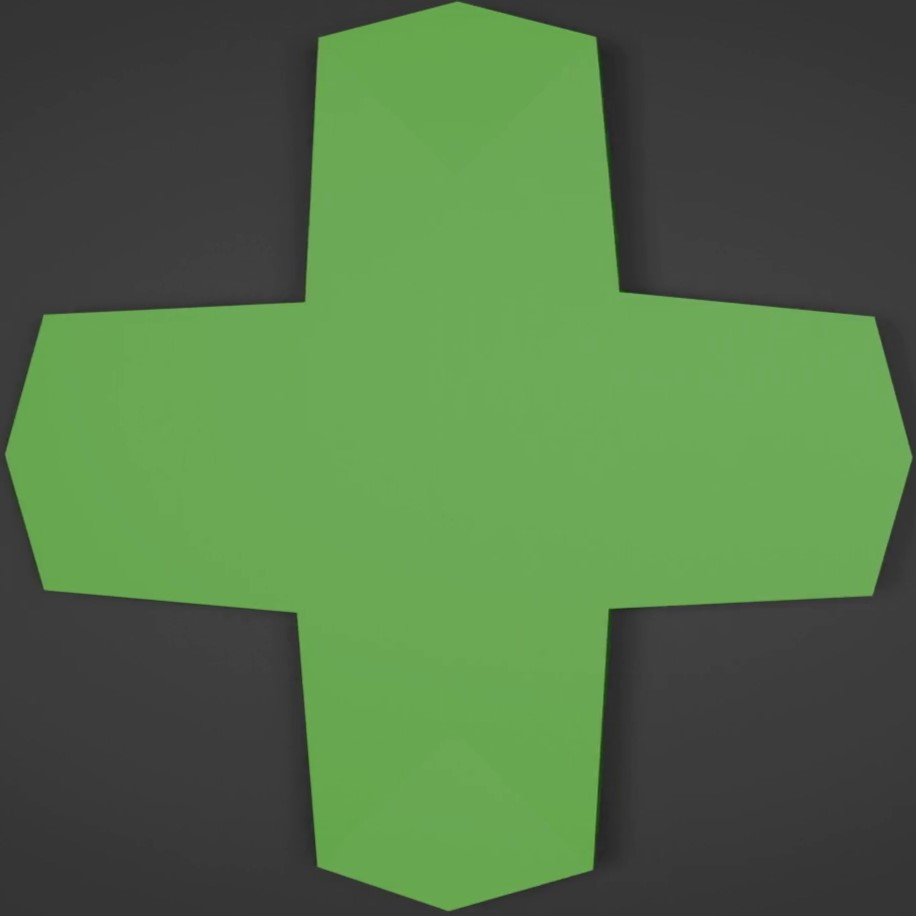
#> input picture media/template_figure.jpg, 916 x 916 px
$ jupyter execute 1-FeatureDetectionVideo.ipynb
#> lines starting #> are read from the running program, lines starting #| are printed output that depends on the picture
[cell 1]
import cv2
import numpy as np

# Initial configurations
VIDEO_PATH = 'media/Figures moving.mp4'
TEMPLATE_PATH = 'media/template_figure.jpg'
SCALE_FACTOR = 0.5

# Template loading
template = cv2.imread(TEMPLATE_PATH, cv2.IMREAD_GRAYSCALE)
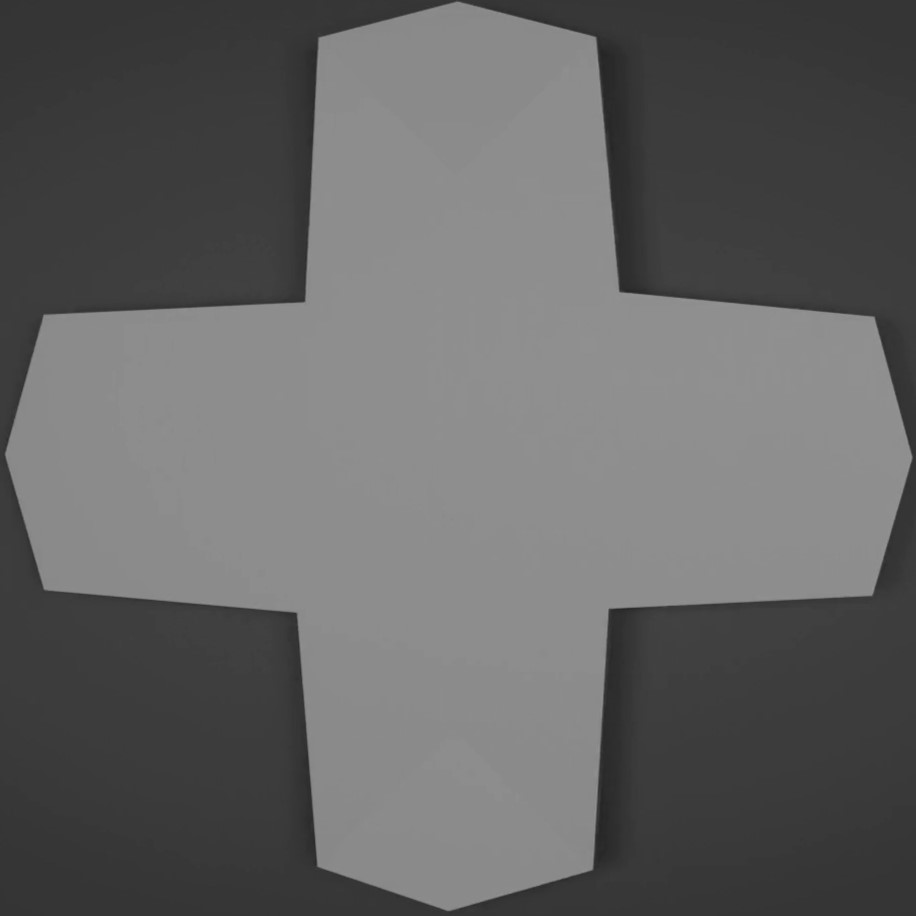
#> template: shape (916, 916); min 36, max 150, mean 99.8
template = cv2.resize(template, (0, 0), fx=SCALE_FACTOR, fy=SCALE_FACTOR)
#> template: shape (458, 458)
template_height, template_width = template.shape
#> template_height = 458; template_width = 458

# ORB configurations
orb = cv2.ORB_create()
keypoints_template, descriptors_template = orb.detectAndCompute(template, None)
#> keypoints_template = 32 keypoints; strongest (x, y, size): (312, 145, 31), (311, 144, 37.2), (305, 305, 31), (311, 140, 92.6)

# Video Capture
cap = cv2.VideoCapture(VIDEO_PATH)
fps = cap.get(cv2.CAP_PROP_FPS)

try:
    while True:
        ret, frame = cap.read()
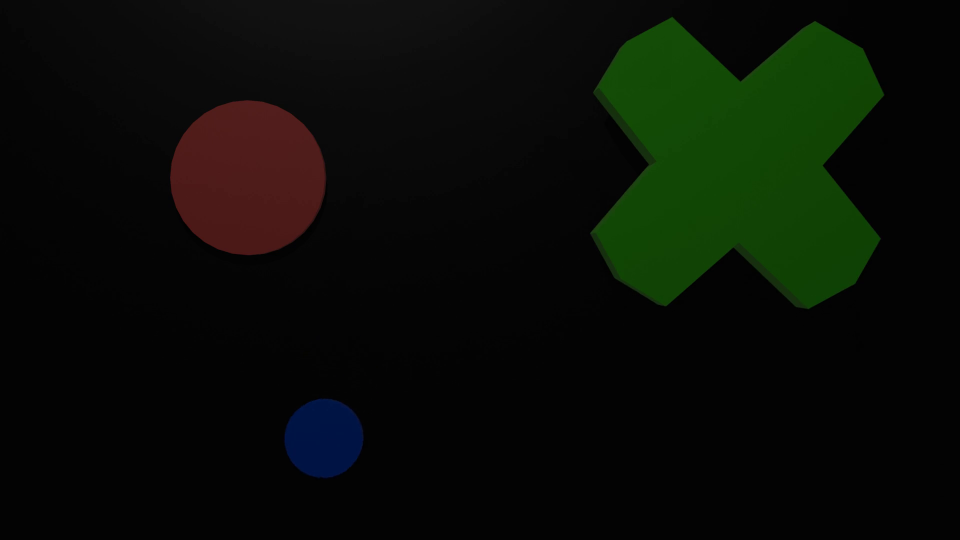
#> input picture frame 60 of media/Figures moving.mp4, 1920 x 1080 px (shown at 1/2 size)
#> frame is the input picture: shape (1080, 1920, 3); mean B, G, R 6.3, 13.3, 9

        if not ret:
            break

        frame = cv2.resize(frame, (0, 0), fx=SCALE_FACTOR, fy=SCALE_FACTOR)
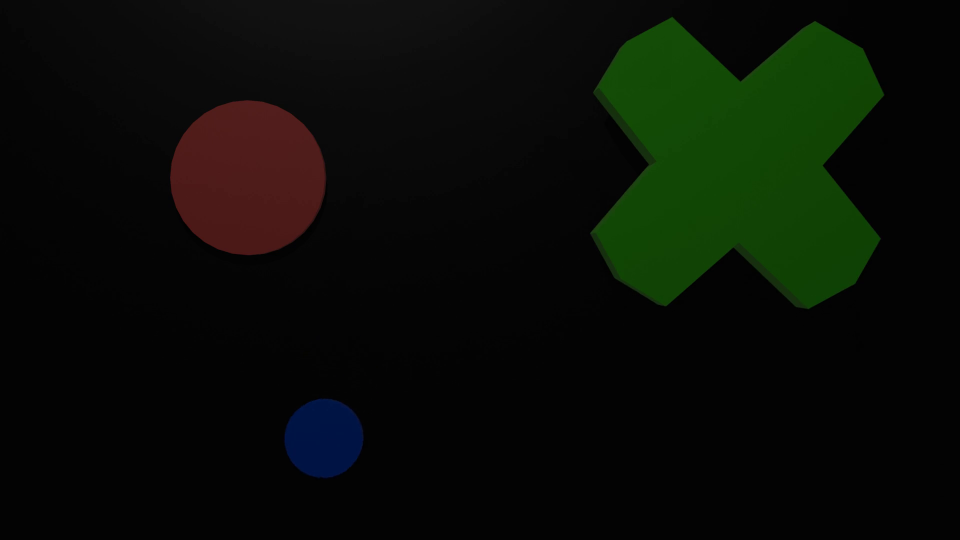
#> frame: shape (540, 960, 3); mean B, G, R 6.3, 13.3, 9
        gray_frame = cv2.cvtColor(frame, cv2.COLOR_BGR2GRAY)
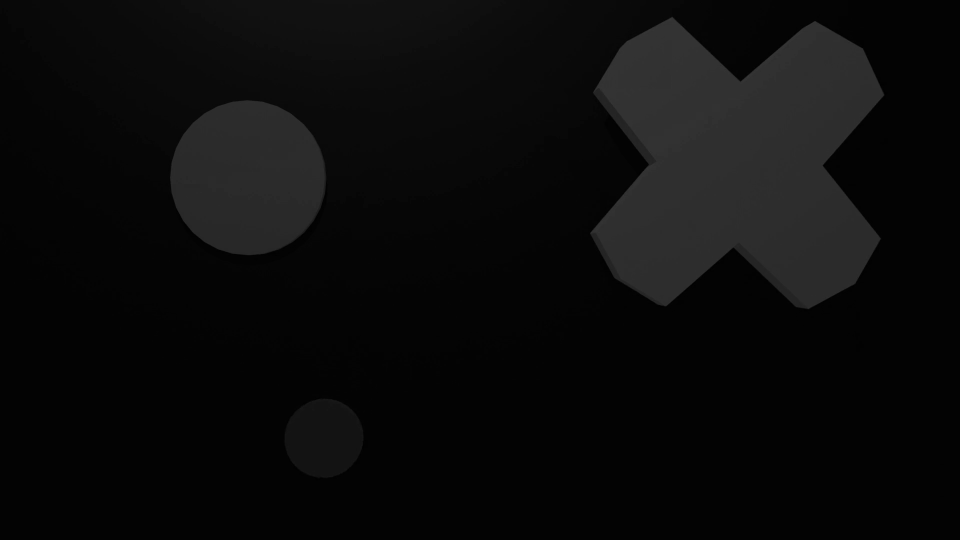
#> gray_frame: shape (540, 960); min 1, max 55, mean 11.2

        # Detection of KeyPoints for the Frame.
        keypoints_frame, descriptors_frame = orb.detectAndCompute(gray_frame, None)
#> keypoints_frame = 54 keypoints; strongest (x, y, size): (740, 80, 31), (740, 79, 44.6), (740, 78, 53.6), (823, 165, 31)

        if descriptors_frame is not None and descriptors_template is not None:

            # BF Matcher and matching.
            bf = cv2.BFMatcher()

            # UNCOMMENT FOR BETTER RESULTS:
            # Normalization configuration depending on the type of data from the template.
            # norm_type = cv2.NORM_HAMMING if descriptors_template.dtype == np.uint8 else cv2.NORM_L2
            # bf = cv2.BFMatcher(norm_type, crossCheck=True)

            matches = bf.match(descriptors_template, descriptors_frame)
#> matches = 32 matches
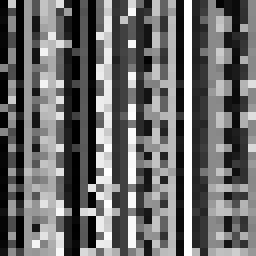
#> descriptors_template: shape (32, 32) (shown 8 times larger); min 0, max 255, mean 106.5

            # Anonymous function to do a quick filtering according to distance.
            # "x" can be renamed, "match" as an example.
            matches = sorted(matches, key=lambda x: x.distance)

            # Drawing max. 10 matches.
            frame = cv2.drawMatches(template,
                                    keypoints_template,
                                    frame,
                                    keypoints_frame,
                                    matches[:10],
                                    None,
                                    flags=cv2.DrawMatchesFlags_NOT_DRAW_SINGLE_POINTS)
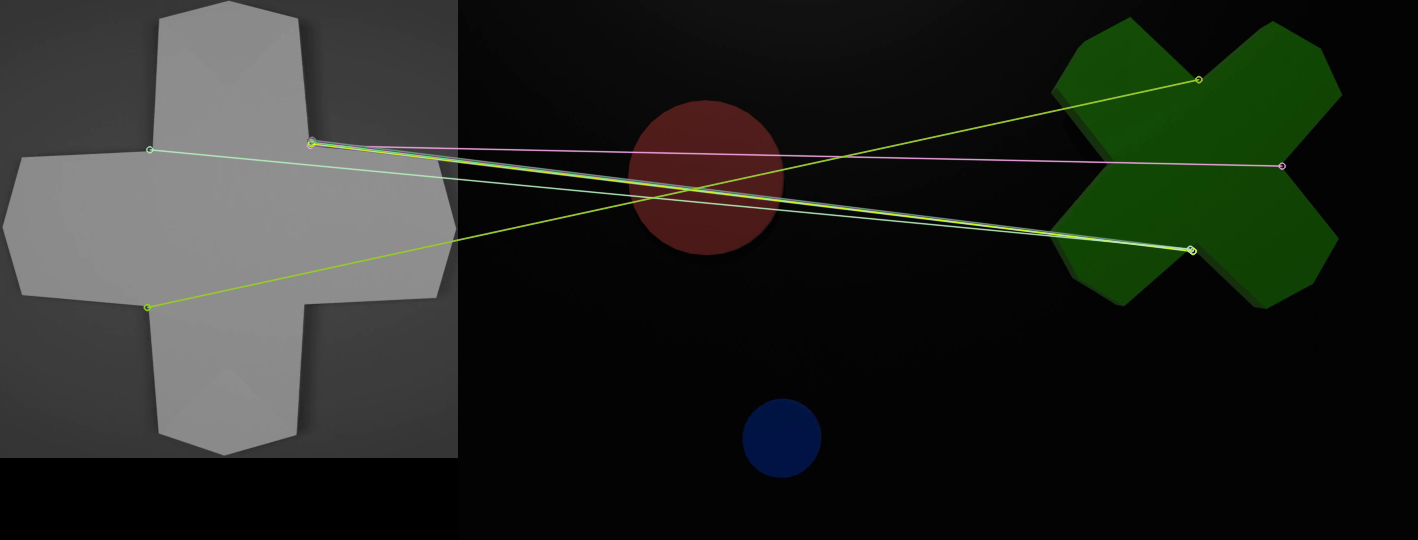
#> frame: shape (540, 1418, 3); mean B, G, R 32.7, 38, 34.9

        # Template showing with a resized size.
        template_resized = cv2.resize(cv2.cvtColor(template, cv2.COLOR_GRAY2BGR),
                                      (int(template_width * SCALE_FACTOR),
                                      int(template_height * SCALE_FACTOR)))

        cv2.imshow('Feature Matching', frame)

        # The following can be cv2.waitKey(0) so that it moves with a pressed key.
        if cv2.waitKey(int(1000 // fps)) == ord('q'):
#> (key q is pressed here)
            break

except Exception as error:
    print(error)

finally:
    cap.release()
    cv2.destroyAllWindows()
